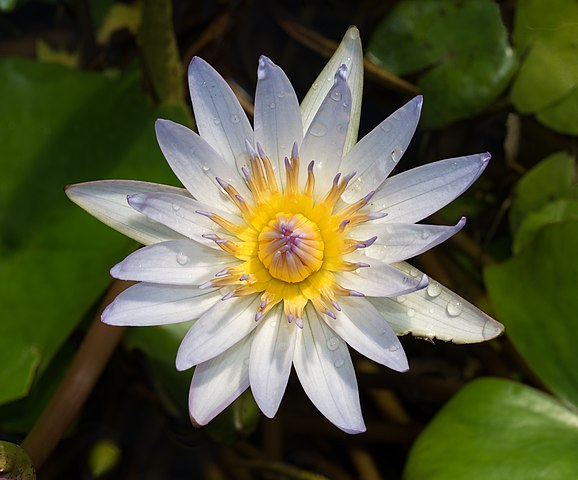
#> input picture exercises/01_color_based_segmentation/input/flower.jpg, 578 x 480 px
$ python ex12_plot_histogram.py
#> lines starting #> are read from the running program, lines starting #| are printed output that depends on the picture; long printed decimals are rounded
import numpy as np
import cv2
from matplotlib import pyplot as plt

def main():
  img = cv2.imread('../input/flower.jpg')
#> img is the input picture: shape (480, 578, 3); mean B, G, R 57.5, 87.7, 85.1
  assert img is not None, "Failed to load image."

  pixels = np.reshape(img, (-1, 3))
  reference_color = [187, 180, 170] # Given in BGR

  # Calculate the euclidean distance to the reference_color annotated color.
  shape = pixels.shape
#> shape = (277440, 3)
  diff = pixels - np.repeat([reference_color], shape[0], axis=0)
  euclidean_dist = np.sqrt(np.sum(diff * diff, axis=1))
  euclidean_dist_image = np.reshape(euclidean_dist,
          (img.shape[0], img.shape[1]))
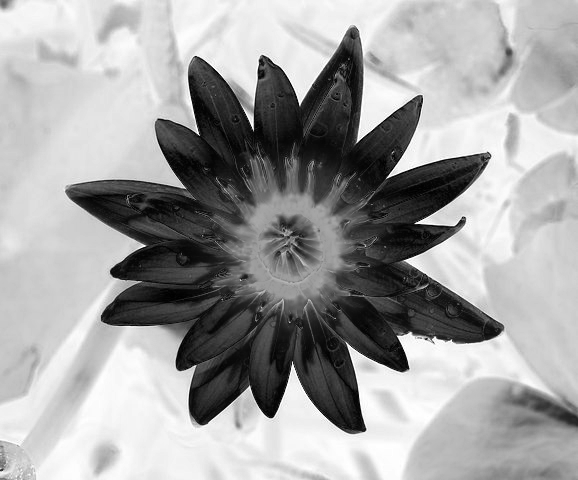
#> euclidean_dist_image: shape (480, 578) float64; min 2, max 310.3, mean 197.9; drawn with min black and max white
  print("Maximum color distance in image")
  print(np.max(euclidean_dist_image))
#| 310.272

  # Plot the distribution of Euclidean distances in a histogram
  plt.hist(euclidean_dist_image.ravel(), 315, [0, 315]);
  plt.title("Euclidean distance histogram")
  plt.savefig("../output/ex12_euclidean_distance_histogram.png")
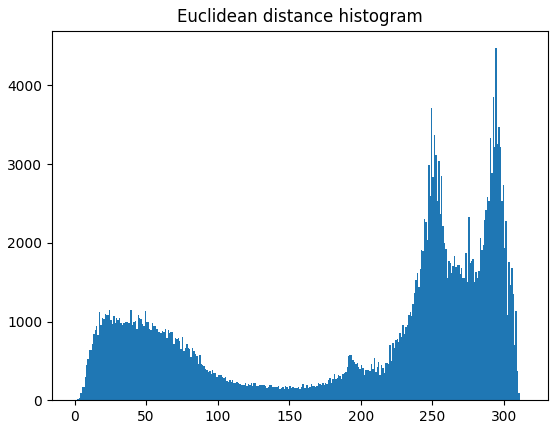
#> figure drawn by matplotlib, 1 panel; tallest bar 4474 high, from x = 294 to 295
  plt.close()
  plt.hist(euclidean_dist_image.ravel(), 256, [0, 256], log = True);
  plt.title("Euclidean distance histogram - logarithmic")
  plt.savefig("../output/ex12_euclidean_distance_histogram_logarithmic.png")
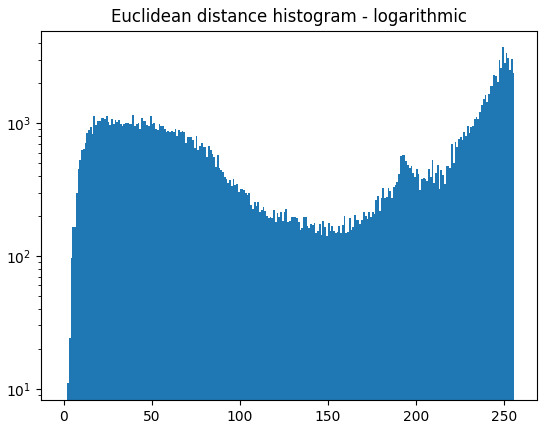
#> figure drawn by matplotlib, 1 panel; tallest bar 3715 high, from x = 249 to 250
  plt.close()


main()
